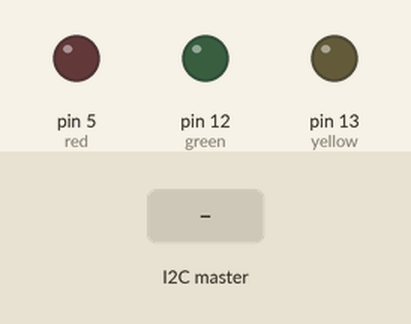
Bench run of a sketch on a simulated Arduino Uno, built with avr-gcc and run on an emulated ATmega328P. On the bench: output pins drawn as LEDs (lit = HIGH). The test bench sets the inputs (shaded band).

Above: at 1.2 s.
1.3 s: the I2C master sends the byte 1
At 2.5 s:
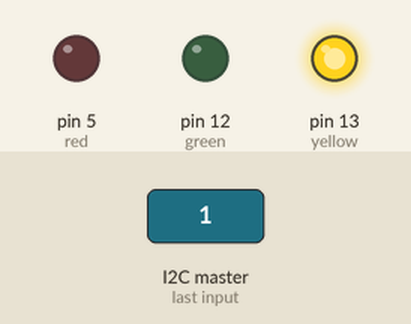
2.8 s: the I2C master sends the byte 2
At 3.7 s:
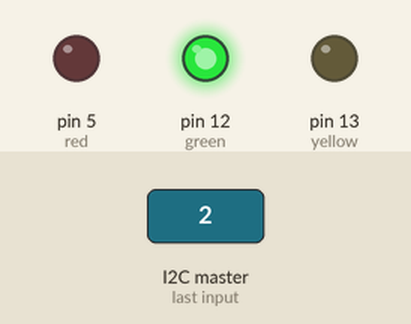
4.3 s: the I2C master sends the byte 0
At 4.9 s:
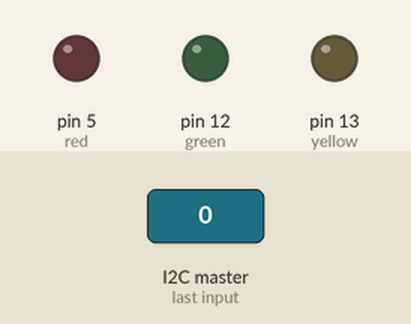
Timing chart, 0 to 7.3 s (numbered marks = the images above; inputs shaded):
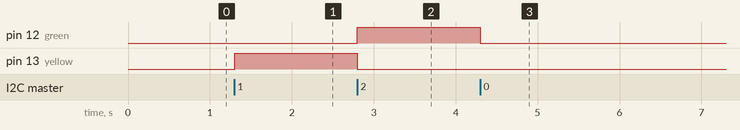

The sketch:

8.1.ino
```cpp
// Include the Wire library for I2C
#include <Wire.h>

// LED on pin 13
const int yellow = 13;
const int green = 12;
const int red = 5;

void setup() {
  // Join I2C bus as slave with address 9
  Wire.begin(0x9);

  // Call onRecieving when data received
  Wire.onReceive(onRecieving);

  // Setup pin 13 as output and turn LED off
  pinMode(yellow, OUTPUT);
  digitalWrite(yellow, LOW);
  pinMode(green, OUTPUT);
  digitalWrite(green, LOW);
  pinMode(red, OUTPUT);
  digitalWrite(red, LOW);
}

// Function that executes whenever data is received from master
void onRecieving(int input) {
  while (Wire.available()) { // loop through all but the last
    char c = Wire.read(); // receive byte as a character
    if(c == 0)
    {
      digitalWrite(yellow, 0);
      digitalWrite(green, 0);
      digitalWrite(red, 0);
    }
    else if(c == 1)
    {
      digitalWrite(yellow, 1);
      digitalWrite(green, 0);
      digitalWrite(red, 0);
    }
    else if(c == 2)
    {
      digitalWrite(yellow, 0);
      digitalWrite(green, 1);
      digitalWrite(red, 0);
    }

    else if(c == 3)
    {
      digitalWrite(yellow, 0);
      digitalWrite(green, 0);
      digitalWrite(red, 1);
    }
  }
}
void loop() {
  delay(100);
}
```

Measured:
- after the input at 1.3 s, pin 13 (yellow): LOW → HIGH at once
- after the input at 2.8 s, pin 12 (green): LOW → HIGH at once; pin 13 (yellow): HIGH → LOW at once
- after the input at 4.3 s, pin 12 (green): HIGH → LOW at once
